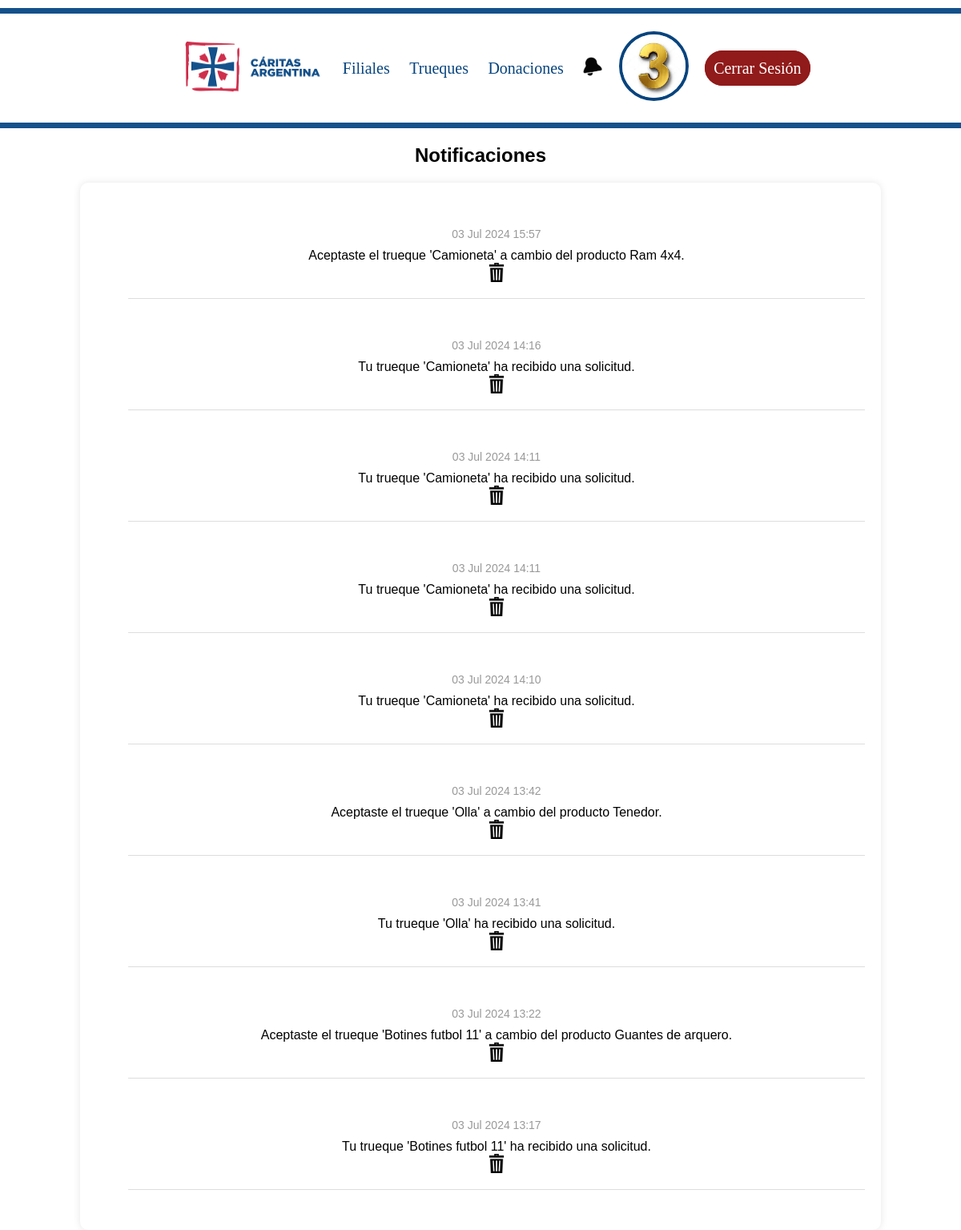
The page /listar_notificaciones/ (signed in) on the database its author committed.
### Pantalla_principal/models.py (models this page shows, shortened)
class Notificacion(models.Model):
    usuario = models.ForeignKey(Usuario, on_delete=models.CASCADE)
    mensaje = models.TextField()
    leida = models.BooleanField(default=False)
    fecha_creacion = models.DateTimeField(auto_now_add=True)
    borrado = models.BooleanField(default=False)

### Pantalla_principal/views.py (the view)
# urls.py: path('listar_notificaciones/', views.listar_notificaciones, name='listar_notificaciones'),
@login_required
def listar_notificaciones(request):
    notificaciones = Notificacion.objects.filter(usuario=request.user, borrado = False).order_by('-fecha_creacion')
    notificaciones.update(leida=True)
    context = {
        'notificaciones': notificaciones
    }
    return render(request, 'listar_notificaciones.html', context)

### Caridas/context_processors.py (called while the page is built)
def notificaciones_no_leidas(request):
    if request.user.is_authenticated:
        return {
            'notificaciones_no_leidas': Notificacion.objects.filter(usuario=request.user, leida=False).count()
        }
    return {}

### Pantalla_principal/templates/listar_notificaciones.html (shortened to what this page needs)
{% extends 'base.html' %}
{% load static %}
{% block content %}
<link rel="stylesheet" href="{% static 'styles/mainNotificaciones.css' %}">
<h2>Notificaciones</h2>
<div class="container">
    <ul>
        {% for notificacion in notificaciones %}
        <div class="Articulos">
            <time>{{ notificacion.fecha_creacion|date:"d M Y H:i" }}</time>
            {{ notificacion.mensaje }}
            <form method="post" action="{% url 'Pantalla_principal:delete_notificacion' %}" class="delete-form">
                <button type="submit" class="delete-button">
                    <img id="Eliminar" src="{% static 'basura.png' %}" alt="Eliminar" class="delete-icon">
                </button>
            </form>
        </div>
        {% empty %}
            <li>No tienes notificaciones.</li>
        {% endfor %}
    </ul>
</div>
{% endblock %}

### Caridas/static/styles/mainBase.css (style rules this page uses)
html { height: 100%; margin: 0; padding: 0; }
body { background-color: white; text-align: center; }

### Pantalla_principal/static/styles/mainNotificaciones.css (style rules this page uses)
body { font-family: Arial, sans-serif; background-color: #fff; margin: 0; padding: 0; }
.container { width: 80%; margin: auto; padding: 20px; background-color: #fff; box-shadow: 0 0 10px rgba(0, 0, 0, 0.1); border-radius: 10px; }
.Articulos { margin-bottom: 30px; padding: 20px; border-bottom: 1px solid #ddd; display: flex; flex-direction: column; align-items: center; }
.Articulos time { font-size: 14px; color: #999; display: block; margin-bottom: 10px; }
.delete-form { display: inline; }
.delete-button { border: none; background: none; padding: 0; cursor: pointer; display: flex; align-items: center; justify-content: center; transition: transform 0.2s; }
.delete-icon { width: 24px; height: 24px; }

### rows shown on the page
Notificacion: fecha_creacion "03 Jul 2024 15:57", mensaje "Aceptaste el trueque 'Camioneta' a cambio del producto Ram 4x4."
Notificacion: fecha_creacion "03 Jul 2024 14:16", mensaje "Tu trueque 'Camioneta' ha recibido una solicitud."
Notificacion: fecha_creacion "03 Jul 2024 14:11", mensaje "Tu trueque 'Camioneta' ha recibido una solicitud."
Notificacion: fecha_creacion "03 Jul 2024 14:11", mensaje "Tu trueque 'Camioneta' ha recibido una solicitud."
Notificacion: fecha_creacion "03 Jul 2024 14:10", mensaje "Tu trueque 'Camioneta' ha recibido una solicitud."
Notificacion: fecha_creacion "03 Jul 2024 13:42", mensaje "Aceptaste el trueque 'Olla' a cambio del producto Tenedor."
Notificacion: fecha_creacion "03 Jul 2024 13:41", mensaje "Tu trueque 'Olla' ha recibido una solicitud."
Notificacion: fecha_creacion "03 Jul 2024 13:22", mensaje "Aceptaste el trueque 'Botines futbol 11' a cambio del producto Guantes de arquero."
Notificacion: fecha_creacion "03 Jul 2024 13:17", mensaje "Tu trueque 'Botines futbol 11' ha recibido una solicitud."
